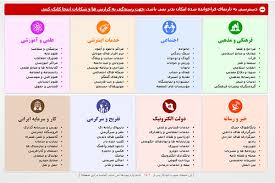
#> input picture openCV/help2/img1.jpg, 275 x 183 px
$ python 6-img_on_img.py
#> lines starting #> are read from the running program, lines starting #| are printed output that depends on the picture
import cv2
import numpy as np

img = cv2.imread('img1.jpg')
#> img is the input picture: shape (183, 275, 3); mean B, G, R 210.6, 212.3, 229.3
img2 = cv2.imread('img1c.jpg')
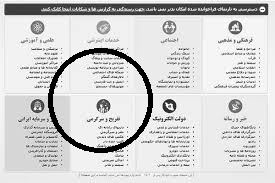
#> input picture openCV/help2/img1c.jpg, 275 x 183 px
#> img2 is the input picture: shape (183, 275, 3); min 0, max 255, mean 210.4


add = img + img2
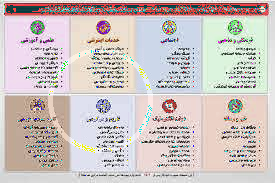
#> add: shape (183, 275, 3); mean B, G, R 193.8, 195.8, 205.1
# or
add2 = cv2.add(img,img2)
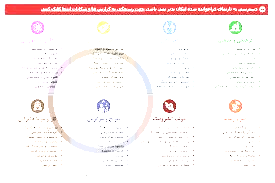
#> add2: shape (183, 275, 3); mean B, G, R 243.3, 243.4, 252

add3 = cv2.addWeighted(img,0.5,img2,0.7,0)
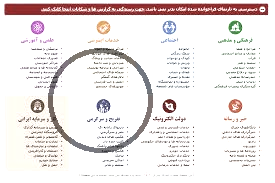
#> add3: shape (183, 275, 3); mean B, G, R 231, 231.6, 237.4

# cv2.imshow('s',img)
# cv2.imshow('',img2)

cv2.imshow('What',add)

cv2.imshow('What2',add2)

cv2.imshow('what3',add3)


cv2.waitKey(0)
cv2.destroyAllWindows()
